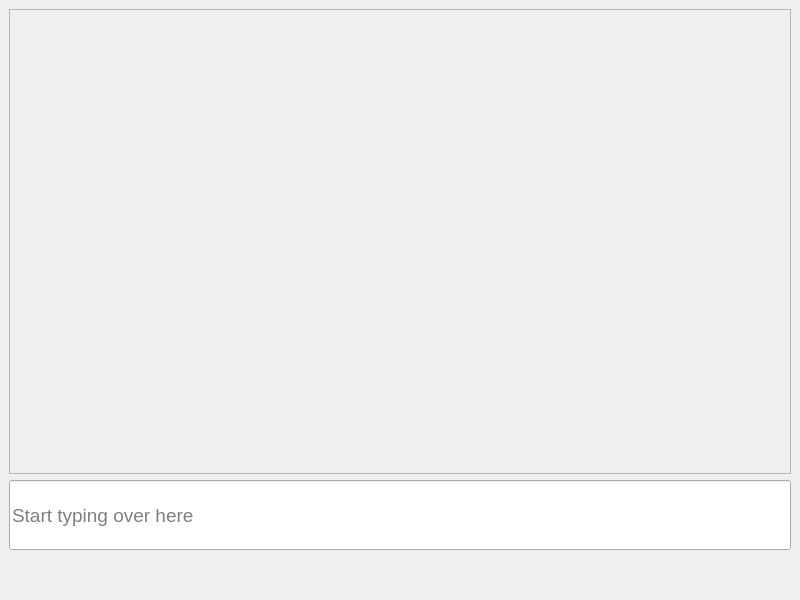
<?xml version="1.0" encoding="UTF-8"?>
<ui version="4.0">
 <class>MainWindow</class>
 <widget class="QMainWindow" name="MainWindow">
  <property name="geometry">
   <rect>
    <x>0</x>
    <y>0</y>
    <width>800</width>
    <height>600</height>
   </rect>
  </property>
  <property name="font">
   <font>
    <italic>false</italic>
    <underline>false</underline>
    <stylestrategy>PreferDefault</stylestrategy>
    <fontweight>Thin</fontweight>
   </font>
  </property>
  <property name="windowTitle">
   <string>YapBuddyt</string>
  </property>
  <property name="windowIcon">
   <iconset resource="../../../res/res.qrc">
    <normaloff>:/image/files/favicon.ico</normaloff>:/image/files/favicon.ico</iconset>
  </property>
  <property name="styleSheet">
   <string notr="true"/>
  </property>
  <widget class="QWidget" name="center">
   <layout class="QVBoxLayout" name="verticalLayout" stretch="0,1">
    <property name="bottomMargin">
     <number>50</number>
    </property>
    <item>
     <widget class="QScrollArea" name="MessageArea">
     <!-- Removed minimumSize to prevent forced vertical expansion -->
      <property name="styleSheet">
       <string notr="true"/>
      </property>
      <property name="widgetResizable">
       <bool>true</bool>
      </property>
      <widget class="QWidget" name="Messages">
       <property name="enabled">
        <bool>true</bool>
       </property>
  <property name="sizePolicy">
   <sizepolicy hsizetype="Expanding" vsizetype="Preferred">
    <horstretch>0</horstretch>
    <verstretch>0</verstretch>
   </sizepolicy>
  </property>
       <layout class="QVBoxLayout" name="verticalLayout_2">
        <property name="spacing">
         <number>0</number>
        </property>
        <property name="topMargin">
         <number>0</number>
        </property>
        <property name="bottomMargin">
         <number>9</number>
        </property>
       </layout>
      </widget>
     </widget>
    </item>
    <item>
     <widget class="QLineEdit" name="MessageInput">
      <property name="maximumSize">
       <size>
        <width>5000</width>
        <height>70</height>
       </size>
      </property>
      <property name="font">
       <font>
        <pointsize>14</pointsize>
        <italic>false</italic>
        <underline>false</underline>
        <stylestrategy>PreferDefault</stylestrategy>
        <fontweight>Thin</fontweight>
       </font>
      </property>
      <property name="placeholderText">
       <string>Start typing over here</string>
      </property>
      <property name="html" stdset="0">
       <string>&lt;!DOCTYPE HTML PUBLIC &quot;-//W3C//DTD HTML 4.0//EN&quot; &quot;http://www.w3.org/TR/REC-html40/strict.dtd&quot;&gt;
&lt;html&gt;&lt;head&gt;&lt;meta name=&quot;qrichtext&quot; content=&quot;1&quot; /&gt;&lt;meta charset=&quot;utf-8&quot; /&gt;&lt;style type=&quot;text/css&quot;&gt;
p, li { white-space: pre-wrap; }
hr { height: 1px; border-width: 0; }
li.unchecked::marker { content: &quot;\2610&quot;; }
li.checked::marker { content: &quot;\2612&quot;; }
&lt;/style&gt;&lt;/head&gt;&lt;body style=&quot; font-family:'Segoe UI'; font-size:14pt; font-weight:100; font-style:normal;&quot;&gt;
&lt;p style=&quot;-qt-paragraph-type:empty; margin-top:0px; margin-bottom:0px; margin-left:0px; margin-right:0px; -qt-block-indent:0; text-indent:0px; font-weight:400;&quot;&gt;&lt;br /&gt;&lt;/p&gt;&lt;/body&gt;&lt;/html&gt;</string>
      </property>
     </widget>
    </item>
   </layout>
  </widget>
 </widget>
 <resources>
  <include location="../../../res/res.qrc"/>
 </resources>
 <connections/>
</ui>
